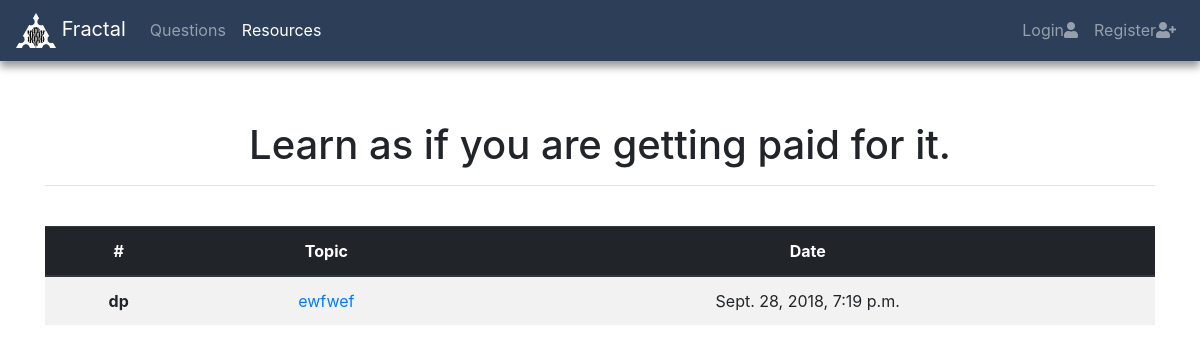
/extra/resources/, run on the app's committed database.
### extras/models.py (models this page shows, shortened)
class resourses(models.Model):
    title=models.CharField(max_length=200,null=True,blank=True)
    url=models.URLField(null=True,blank=True,default='')
    tags = models.ManyToManyField('Tag')
    date = models.DateTimeField(
            default=timezone.now)
    def display_tags1(self):
        return ', '.join(tags.tag_name for tags in self.tags.all()[:3])
    display_tags1.short_description = 'Tag'

class Tag(models.Model):
    tag_name =models.CharField(max_length=200, null=True,blank=True)

### extras/views.py (the view)
# urls.py: path('resources/', views.resources, name="resources"),
def resources(request):
	resources_list=resourses.objects.all().order_by('-date')
	page = request.GET.get('page', 1)
	paginator = Paginator(resources_list, 10)
	try:
		resources = paginator.page(page)
	except PageNotAnInteger:
		resources = paginator.page(1)
	except EmptyPage:
		resources = paginator.page(paginator.num_pages)
	return render(request, 'extras/resources.html', {'resources': resources})

### extras/templates/extras/resources.html (shortened to what this page needs)
{% load staticfiles %}
<!DOCTYPE html>
<html lang="en">
<head>
  <link rel="stylesheet" href="https://maxcdn.bootstrapcdn.com/bootstrap/4.1.3/css/bootstrap.min.css">
  <link rel="stylesheet" href="{% static 'css/common.css' %}">
    <link rel="stylesheet" href="https://use.fontawesome.com/releases/v5.3.1/css/all.css">
</head>
<body>
 <nav class="navbar navbar-expand-sm bg-dark navbar-dark " style="margin-bottom: 5%" id="navbar">
  <a class="navbar-brand" href="{% url 'home' %}">
    <img src="{% static 'images/logo.png' %}" alt="Fractal" style="width:40px;"> Fractal
  </a>
<div class="collapse navbar-collapse" id="collapsibleNavbar">
  <ul class="navbar-nav">
    <li class="nav-item">
      <a class="nav-link" href="{% url 'questions' %}">Questions</a>
    </li>
    <li class="nav-item active">
      <a class="nav-link" href="{% url 'resources' %}">Resources</a>
    </li>
  </ul>
  <ul class="navbar-nav ml-auto">
    {% if user.is_authenticated %}
         <li><p class="top-menu" style="color:white">Hello {{ user.username }} <small>(<a href="{% url 'logout' %}">Log out</a>)</small></p>
    {% else %}
    <li class="nav-item">
      <a class="nav-link" href="{% url 'login' %}">Login<i class="fa fa-user"></i></a>
    </li>
    <li class="nav-item">
      <a class="nav-link" href="{% url 'signup' %}">Register<i class="fa fa-user-plus"></i>
</a>
    </li>
    {% endif %}
</ul>
</div>
</nav>
<div class="container">
  <h1>Learn as if you are getting paid for it.</h1>
  <hr/>
  <br>
</div>
<div class="container" style="text-align: center">
  <table class="table table-striped">
  <thead class="thead-dark">
    <tr>
      <th scope="col">#</th>
      <th scope="col">Topic</th>
      <th scope="col">Date</th>
    </tr>
  </thead>
  <tbody>
       {% for res in resources %}
          <tr>
            <th scope="row">{{ res.display_tags1 }}</th>
            <td><a href="#">{{ res.title }}</a></td>
            <td>{{ res.date}}</td>
          </tr>
       {% endfor %}
       </tbody>
</table>
</div>
</body>
</html>

### fractalweb/static/css/common.css (style rules this page uses)
#navbar { background-color: #2c3e58!important; box-shadow: 0 6px 8px 0 rgba(0, 0, 0, 0.4); }
body { text-align: center; }

### data on the page
resourses: display_tags1 "dp", title "ewfwef", date "Sept. 28, 2018, 7:19 p.m."
